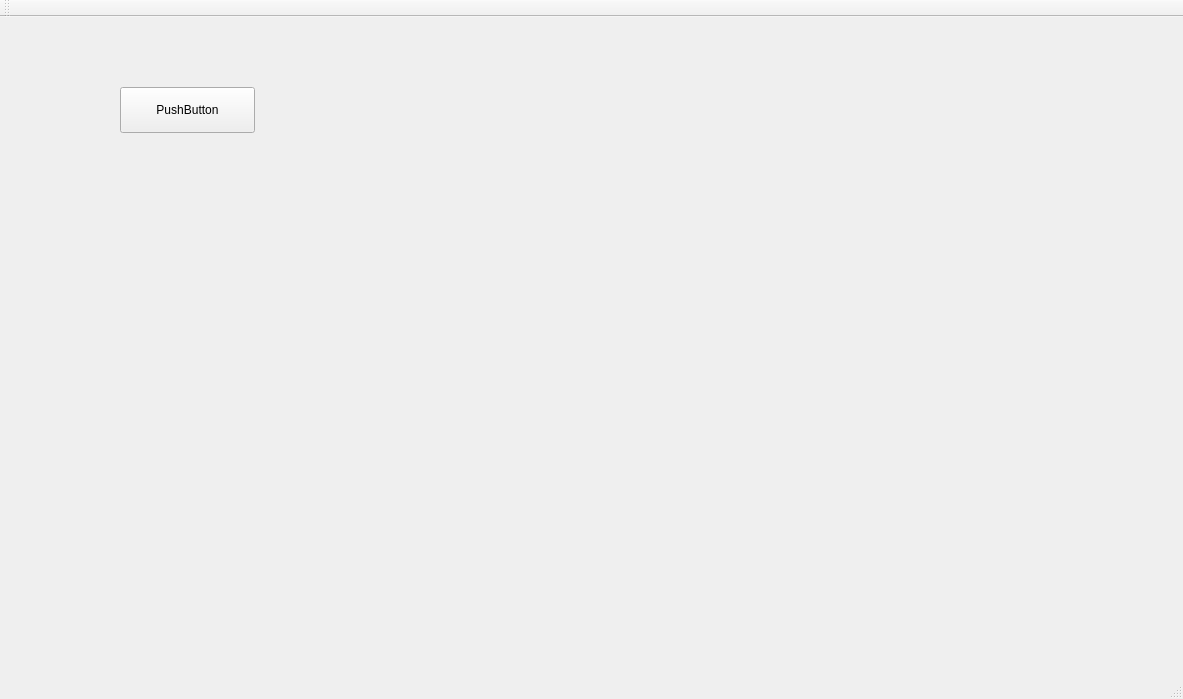
<?xml version="1.0" encoding="UTF-8"?>
<ui version="4.0">
 <class>Raspbed</class>
 <widget class="QMainWindow" name="Raspbed">
  <property name="geometry">
   <rect>
    <x>0</x>
    <y>0</y>
    <width>1183</width>
    <height>699</height>
   </rect>
  </property>
  <property name="windowTitle">
   <string>Raspbed</string>
  </property>
  <widget class="QWidget" name="centralWidget">
   <widget class="QPushButton" name="pushButton">
    <property name="geometry">
     <rect>
      <x>120</x>
      <y>70</y>
      <width>135</width>
      <height>46</height>
     </rect>
    </property>
    <property name="text">
     <string>PushButton</string>
    </property>
   </widget>
  </widget>
  <widget class="QMenuBar" name="menuBar">
   <property name="geometry">
    <rect>
     <x>0</x>
     <y>0</y>
     <width>1183</width>
     <height>42</height>
    </rect>
   </property>
  </widget>
  <widget class="QToolBar" name="mainToolBar">
   <attribute name="toolBarArea">
    <enum>TopToolBarArea</enum>
   </attribute>
   <attribute name="toolBarBreak">
    <bool>false</bool>
   </attribute>
  </widget>
  <widget class="QStatusBar" name="statusBar"/>
 </widget>
 <layoutdefault spacing="6" margin="11"/>
 <resources/>
 <connections/>
</ui>
